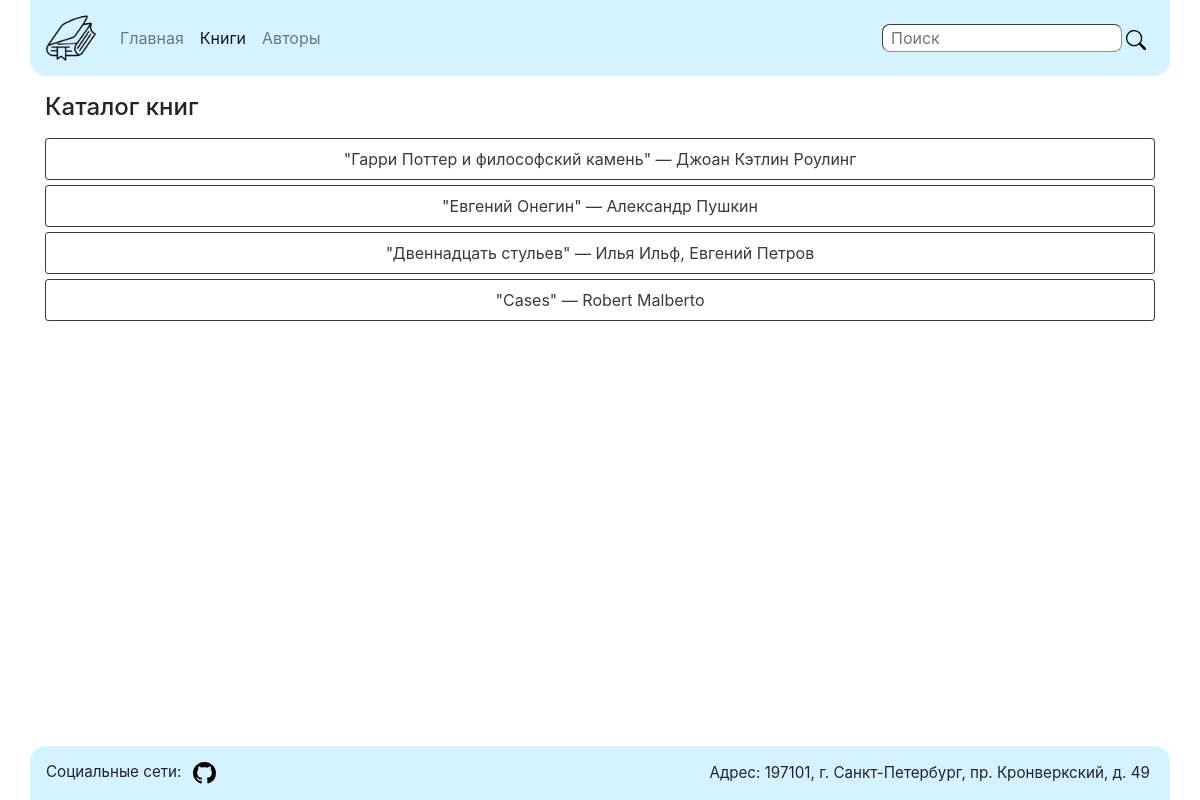
The page /books/ on the database its author committed.
### firstapp/models.py (models this page shows)
class Book(models.Model):
    title = models.CharField(max_length=50)
    author = models.ManyToManyField(Author)
    description = models.TextField(max_length=2000)
    genre = models.ManyToManyField(Genre)
    def __str__(self):
        return self.title

class Author(models.Model):
    first_name = models.CharField(max_length=50)
    last_name = models.CharField(max_length=50)
    info = models.TextField(max_length=2000)
    def __str__(self):
        return "{0} {1}".format(self.first_name, self.last_name)

### firstapp/views.py (the view, shortened to what this page needs)
# urls.py: path('books/', views.book_catalog, name='book_catalog'),
def book_catalog(request):
    books = Book.objects.all()
    query = None
    q = Q()
    results = []
    data = {"res": results,
            "query": query,
            "books": books}
    return render(request, "firstapp/book_catalog.html", context=data)

### templates/firstapp/book_catalog.html (shortened to what this page needs)
{% extends "firstapp/base.html" %}
{% block stc %}{% load static %}{% endblock stc %}
{% block css %}
    <link rel="stylesheet" href="{% static "css/base.css" %}">
{% endblock css %}
{% block navbar %}
    <li class="nav-item"><a href="/" class="nav-link">Главная</a></li>
    <li class="nav-item active"><a href="/books" class="nav-link">Книги</a></li>
    <li class="nav-item"><a href="/authors" class="nav-link">Авторы</a></li>
{% endblock navbar %}
{% block content %}
    <h1>Каталог книг</h1>
    {% if query %}
        {% if res.count > 0 %}
            <p>Вот, что удалось найти по вашему запросу "{{ query }}":</p>
            <ul class="list-group">
                {% for book in res %}
                    <a href="/books/{{ book.pk }}"><li>
                        "{{ book }}" —
                        {% for author in book.author.all%}
                            {{ author }}{% if not forloop.last %},{% endif %}
                        {% endfor %}
                    </li></a>
                {% endfor %}
            </ul>
        {% else %}
            <p>К сожалению, по вашему запросу "{{ query }}" ничего не найдено</p>
            <a href="/books">Назад к списку</a>
        {% endif %}
    {% else %}
        {% if books.count > 0 %}
            <ul class="list-group">
                {% for book in books %}
                    <a href="/books/{{ book.pk }}"><li>
                        "{{ book }}" —
                        {% for author in book.author.all%}
                            {{ author }}{% if not forloop.last %},{% endif %}
                        {% endfor %}
                    </li></a>
                {% endfor %}
            </ul>
        {% else %}
            <p>К сожалению, на данный момент база знаний пуста</p>
        {% endif %}
    {% endif %}
{% endblock content %}

### templates/firstapp/base.html (shortened to what this page needs)
<!doctype html>
{% block stc %}{% load static %}{% endblock %}
<head>
    <link rel="stylesheet" href="https://cdn.jsdelivr.net/npm/bootstrap@4.5.3/dist/css/bootstrap.min.css"
>
    {% block css %}<link rel="stylesheet" href="{% static "css/base.css" %}">{% endblock css %}
</head>
<body>
    <header>
    <nav class="navbar navbar-expand-md bg-light navbar-light container">
        <div class="navbar-header">
            <a href="/admin" target="_blank" class="navbar-brand">
                <img class="nav-icon" src="{% static "images/nav-icon.png"%}">
            </a>
        </div>
        <div>
            <ul class="nav navbar-nav">
                {% block navbar %}{% endblock navbar %}
            </ul>
        </div>
        <div class="ml-auto mr-1 search-form">
            <form class="form-inline" action="{% url "book_catalog" %}" method="get">
                <input name="query" type="search" placeholder="Поиск">
                <button class="p-1" type="submit">
                    <img class="loupe-icon" src="{% static "images/loupe-icon.svg" %}">
                </button>
            </form>
        </div>
    </nav>
    </header>
    <div class="content container">
        {% block content %}
        {% endblock content %}
    </div>
    <footer>
        <nav class="navbar navbar-expand-md bg-light navbar-light fixed-bottom container">
            <div class="github">
                <p>
                    Социальные сети:
                    <a href="https://github.com/simkir00" target="_blank">
                    <img src="{% static "images/github-icon.svg" %}">
                </a>
                </p>
            </div>
             <div class="ml-auto mr-1 addr">
                <p>Адрес: 197101, г. Санкт-Петербург, пр. Кронверкский, д. 49</p>
            </div>
        </nav>
    </footer>
</body>
</html>

### static/css/base.css (style rules this page uses)
header nav { border-bottom-left-radius: 1em; border-bottom-right-radius: 1em; }
.bg-light { background-color: #d4f2ff !important; }
.nav-icon { width: 2.5em; height: 2.5em; }
.loupe-icon { width: 1.25em; height: 1.25em; }
.search-form { float: right; }
.search-form input { width: 15em; border-color: #909090; padding-left: 0.5em; border-width: 0.1em; border-radius: 0.5em; outline: none; }
.search-form button { vertical-align: center; border: none; outline: none; background: none; }
h1 { font-size: 1.5em; margin-top: 0.7em; margin-bottom: 0.7em; }
p { text-align: justify; }
.content li { padding: 0.5em; margin-bottom: 0.3em; list-style-type: none; color: #3a3a3a; border: 1px solid #3a3a3a; border-radius: 0.2em; }
footer nav { border-top-left-radius: 1em; border-top-right-radius: 1em; }
footer p { vertical-align: center; font-size: 0.95em; font-weight: 400; margin: 0; }
footer img { margin: 0.5em; width: 1.5em; height: 1.5em; vertical-align: center; }

### templates/firstapp/book_catalog.html (style rules this page uses)
li { text-align: center; }

### rows shown on the page
Book: title "Гарри Поттер и философский камень"
Author: first_name+last_name "Джоан Кэтлин Роулинг"
Book: title "Евгений Онегин"
Author: first_name+last_name "Александр Пушкин"
Book: title "Двеннадцать стульев"
Author: first_name+last_name "Илья Ильф"
Author: first_name+last_name "Евгений Петров"
Book: title "Cases"
Author: first_name+last_name "Robert Malberto"
